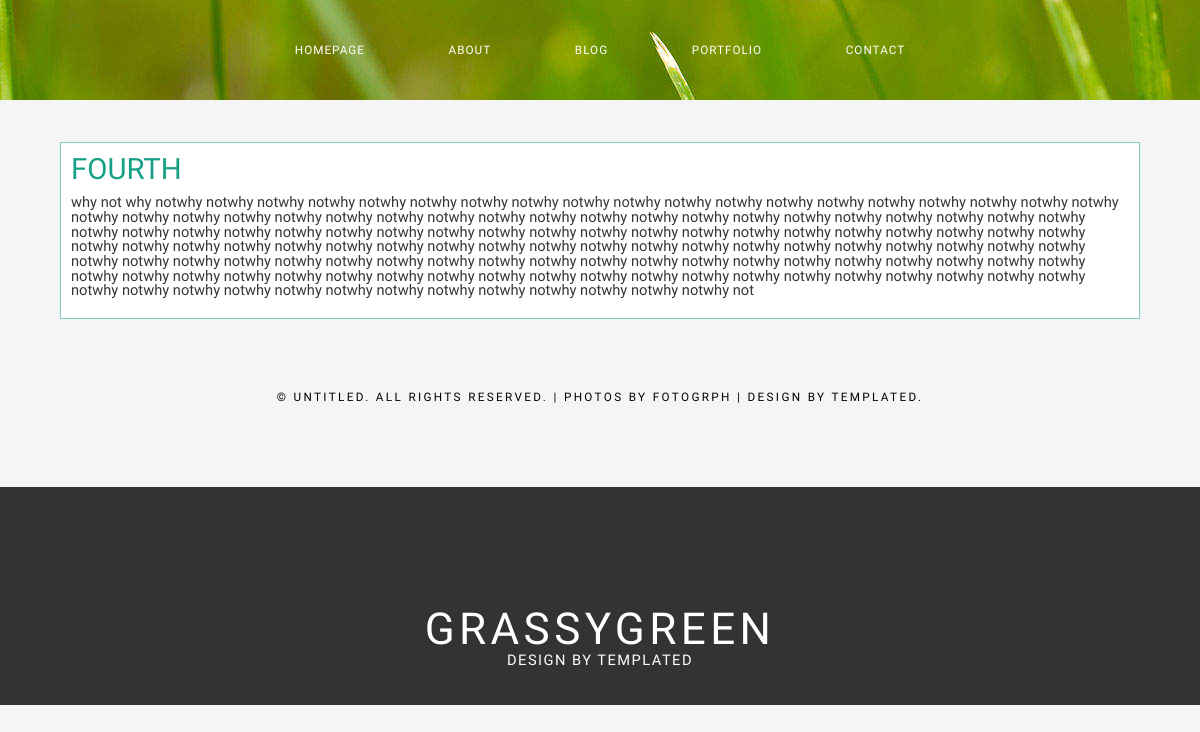
The page /index.php/single_posts/index/8 on the database its author committed.
### tables this page shows
CREATE TABLE `post` (
  `PostID` int(11) NOT NULL,
  `Title` text NOT NULL,
  `Content` text NOT NULL,
  `Date_Added` timestamp NOT NULL DEFAULT CURRENT_TIMESTAMP,
  `Active` tinyint(1) NOT NULL DEFAULT '1'
);

### application/controllers/single_posts.php (called while the page is built)
<?php
class Single_Posts extends CI_Controller {
	public function index($post_id=1)
	{
		$this->load->model('post');
		$data['post'] = $this->post->get_single_post($post_id);
		$this->load->view('single_post', $data);
	}
}

### index.php (called while the page is built, shortened)
<?php
require_once BASEPATH.'core/CodeIgniter.php';

### application/models/post.php (called while the page is built, shortened)
<?php
class Post extends CI_Model
{
	function get_single_post($post_id)
	{
		$this->db->select()->from('post')->where(array('active'=>1,'PostID'=>$post_id))->order_by('Date_Added', 'desc');
		$query=$this->db->get();
		return $query->first_row('array');
	}
}

### application/views/single_post.php (the view, shortened to what this page needs)
<!DOCTYPE html PUBLIC "-//W3C//DTD XHTML 1.0 Strict//EN" "http://www.w3.org/TR/xhtml1/DTD/xhtml1-strict.dtd">
<html xmlns="http://www.w3.org/1999/xhtml">
<head>
<link href="<?php echo base_url(); ?>/asset/css/bootstrap.css" rel="stylesheet"/>
<link href="<?php echo base_url(); ?>/asset/css/default.css" rel="stylesheet" type="text/css" media="all" />
<link href="<?php echo base_url(); ?>/asset/css/fonts.css" rel="stylesheet" type="text/css" media="all" />
</head>
<body>
<?php include 'header.php' ?>
	<div id='page' class="container">
		<div id="content">
			<div class="title"><h2><?=$post['Title']?></h2></div>
			<p><?=$post['Content']?></p>
		</div>
	</div>
	<div id="copyright" class="container">
		<p>&copy; Untitled. All rights reserved. | Photos by <a href="http://fotogrph.com/">Fotogrph</a> | Design by <a href="http://templated.co" rel="nofollow">TEMPLATED</a>.
		</p>
	</div>
	<div id="header-wrapper">
		<div id="header" class="container">
			<div id="logo">
				<h1><a href="#">GrassyGreen</a></h1>
				<p>Design by <a href="http://templated.co" rel="nofollow">TEMPLATED</a></p>
			</div>
		</div>
	</div>
</body>
</html>

### asset/css/default.css (style rules this page uses)
html, body { height: 100%; }
body { margin: 0px; padding: 0px; background: whitesmoke; font-family: 'Raleway', sans-serif; font-size: 11pt; font-weight: 400; color: #363636; background-size: cover; }
h1, h2, h3 { margin: 0; padding: 0; }
p, ol, ul { margin-top: 0px; }
p { line-height: 100%; }
a { color: #171717; }
.title { margin-bottom: 10px; text-transform: uppercase; }
.title h2 { font-weight: 400; font-size: 2em; color: #16a085; }
.container { width: 1200px; margin: 0px auto; }
#header-wrapper { overflow: hidden; background: url(images/bg01.png) repeat; background-size: 100%; padding: 6em 0em 2em 0em; background: #333333; }
#header { position: relative; overflow: hidden; text-align: center; }
#logo { width: 500px; height: 100px; margin: 0 auto; padding: 2em 0em; text-transform: uppercase; }
#logo h1 { letter-spacing: 0.10em; font-size: 3em; }
#logo p { letter-spacing: 0.10em; color: #FFF; }
#logo a { text-decoration: none; color: #FFF; }
#page { margin-right: auto; width: 90%; border: 1px solid #80cbc4; position: relative; overflow: hidden; padding: 10px; background-color: white; }
#content { float: left; }
#copyright { overflow: hidden; padding: 5em 0em; text-align: center; }
#copyright p { letter-spacing: 0.20em; text-align: center; text-transform: uppercase; font-size: 0.80em; color: black; }
#copyright a { text-decoration: none; color: black; }

### rows shown on the page
post: Title "FOURTH", Content "why not why notwhy notwhy notwhy notwhy notwhy notwhy notwhy notwhy notwhy notwhy notwhy notwhy notwhy notwhy notwhy notwhy notwhy notwhy notwhy notwhy notwhy notwhy notwhy notwhy notwhy notwhy notwhy notwhy notwhy notwhy notwhy notwhy notwhy notwhy notwhy notwhy notwhy notwhy notwhy notwhy notwhy notwhy notwhy notwhy notwhy notwhy notwhy notwhy notwhy notwhy notwhy notwhy notwhy notwhy notwhy notwhy notwhy notwhy notwhy notwhy notwhy notwhy notwhy notwhy notwhy notwhy notwhy notwhy notwhy notwhy notwhy notwhy notwhy notwhy notwhy notwhy notwhy notwhy notwhy notwhy notwhy notwhy notwhy notwhy notwhy notwhy notwhy notwhy notwhy notwhy notwhy notwhy notwhy notwhy notwhy notwhy notwhy notwhy…"
